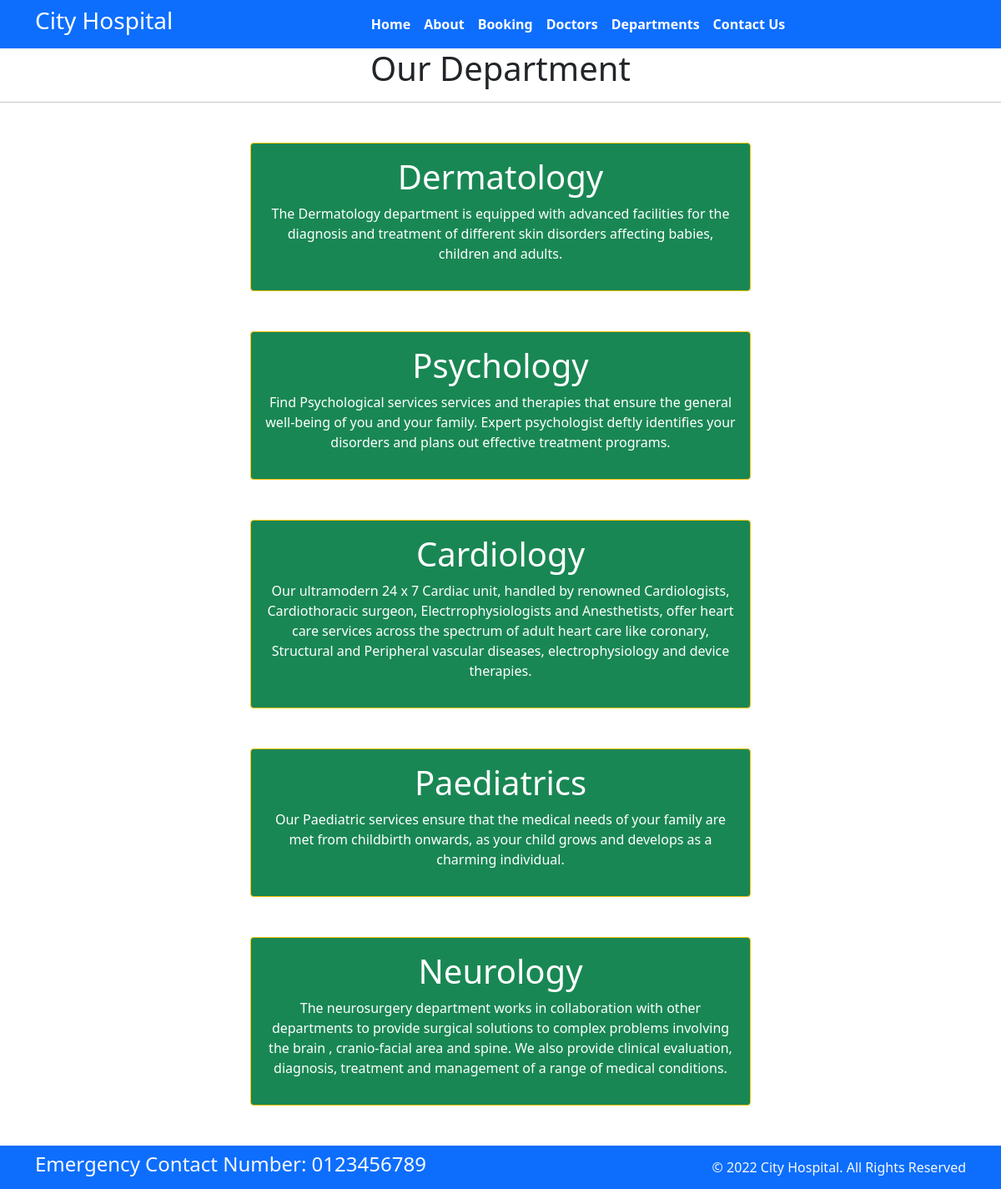
Screenshot of /department with the database file from the repository.
### home/models.py (models this page shows, shortened)
class Departments(models.Model):
    dept_name = models.CharField(max_length=100)
    dep_description = models.TextField()

### home/views.py (the view)
# urls.py: path('department',views.department, name='department'),
def department(request):
    dict_dept={
        'dept': Departments.objects.all()
    }
    return render(request,'department.html', dict_dept)

### templates/department.html (shortened to what this page needs)
{% extends 'base.html' %}
{% block content %}
<h1 class="text-center"> Our Department </h1>
<hr>
{% for d in dept %}
<div class="mx-auto w-50 bg-success text-center text-white p-3 my-5 border border-warning rounded">
    <h1>{{d.dept_name}}</h1>
    <p>{{d.dep_description}}</p>
</div>
{% endfor %}
{% endblock %}

### rows the page displays
Departments: dept_name "Dermatology", dep_description "The Dermatology department is equipped with advanced facilities for the diagnosis and treatment of different skin disorders affecting babies, children and adults."
Departments: dept_name "Psychology", dep_description "Find Psychological services services and therapies that ensure the general well-being of you and your family. Expert psychologist deftly identifies your disorders and plans out effective treatment programs."
Departments: dept_name "Cardiology", dep_description "Our ultramodern 24 x 7 Cardiac unit, handled by renowned Cardiologists, Cardiothoracic surgeon, Electrrophysiologists and Anesthetists, offer heart care services across the spectrum of adult heart care like coronary, Structural and Peripheral vascular diseases, electrophysiology and device therapies."
Departments: dept_name "Paediatrics", dep_description "Our Paediatric services ensure that the medical needs of your family are met from childbirth onwards, as your child grows and develops as a charming individual."
Departments: dept_name "Neurology", dep_description "The neurosurgery department works in collaboration with other departments to provide surgical solutions to complex problems involving the brain , cranio-facial area and spine. We also provide clinical evaluation, diagnosis, treatment and management of a range of medical conditions."
